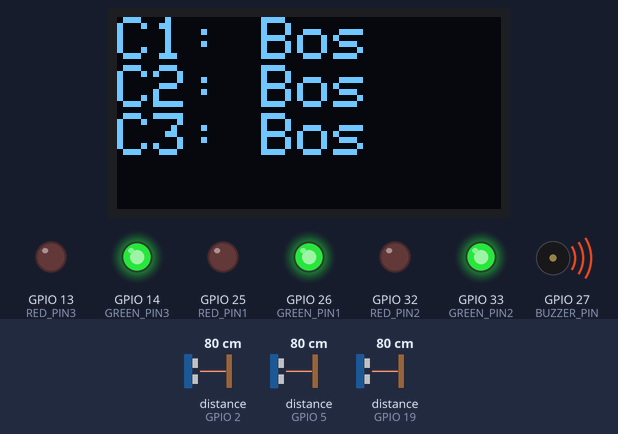
The sketch below on a simulated ESP32. Shown: 128×64 one-colour display, output pins drawn as LEDs (lit = HIGH), buzzer (waves = sounding, pin HIGH). Wiring (inferred from the names in the program): 3 × ultrasonic range finder: trigger GPIO 4, echo GPIO 5 / trigger GPIO 15, echo GPIO 2 / trigger GPIO 18, echo GPIO 19. Inputs (shaded band) come from the test bench; at power-on: distance to the obstacle (sensors on GPIO 19, GPIO 2, GPIO 5) 80 cm. The echo pulse lasts 58.3 µs per cm; WiFi joins after 1.5 s; servers stay silent unless stated; pins used as bus, display or sensor lines are not drawn; what the sketch prints to the serial monitor is not drawn.

Above: at 1.4 s.
1.5 s: distance to the obstacle (sensor on GPIO 19) set to 12 cm
3.0 s: distance to the obstacle (sensor on GPIO 19) set to 9 cm
At 3.5 s:
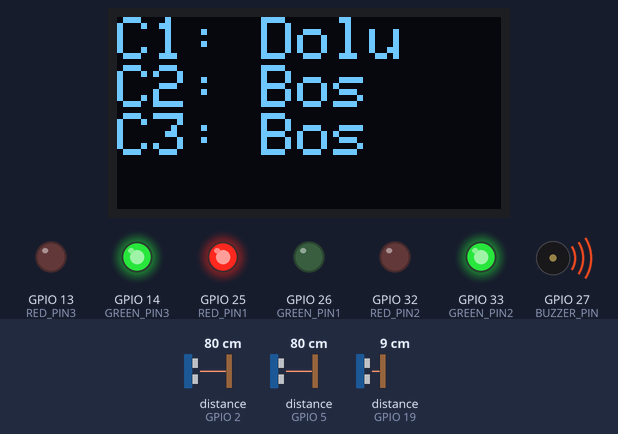
4.6 s: distance to the obstacle (sensor on GPIO 19) set to 18 cm
At 4.86 s:
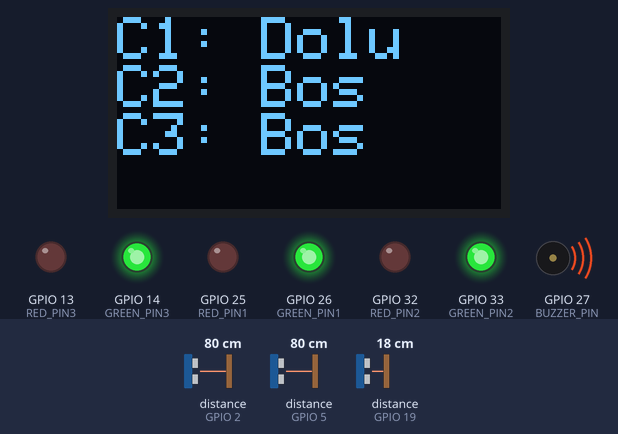
6.4 s: distance to the obstacle (sensor on GPIO 2) set to 12 cm
7.9 s: distance to the obstacle (sensor on GPIO 2) set to 9 cm
At 8.45 s:
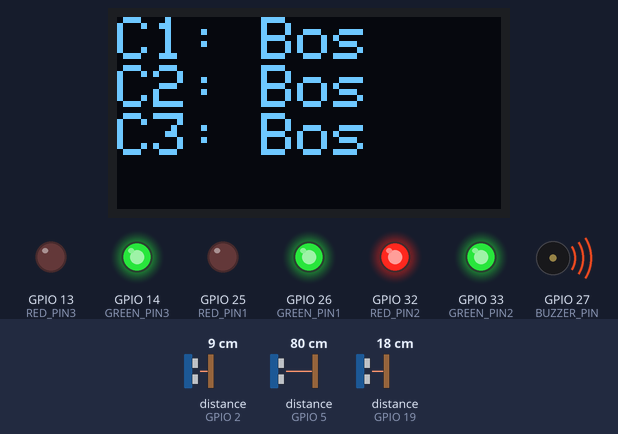
10.0 s: distance to the obstacle (sensor on GPIO 5) set to 12 cm
11.5 s: distance to the obstacle (sensor on GPIO 5) set to 9 cm
At 12.6 s:
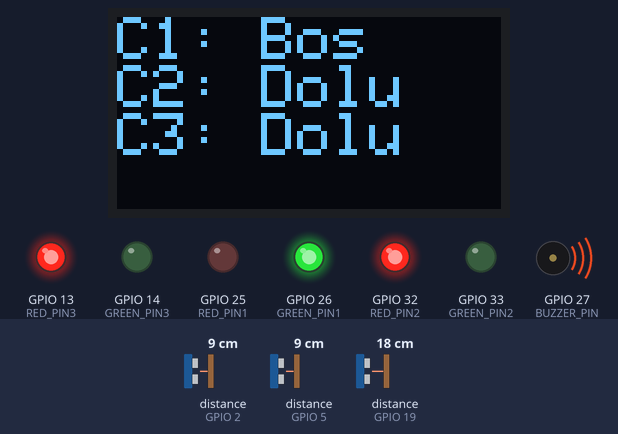
Timing chart, 0 to 14.5 s (numbered marks = the images above; inputs shaded):
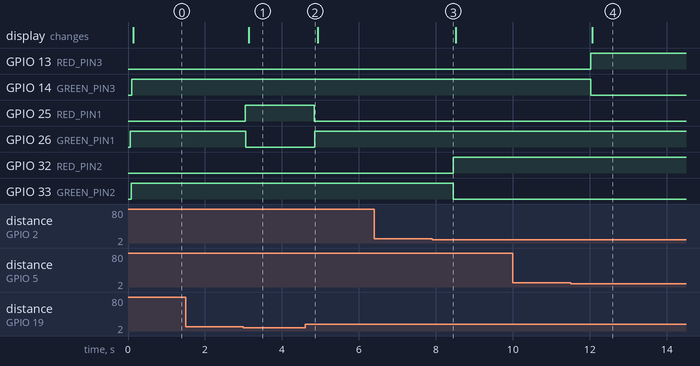

The sketch:

RGB_may02a.ino
```cpp
#include "arduino_secrets.h"
#include "thingProperties.h"
#include <Wire.h>
#include <Adafruit_GFX.h>
#include <Adafruit_SH110X.h>


#define RED_PIN1   25
#define GREEN_PIN1 26

#define RED_PIN2   32
#define GREEN_PIN2 33

#define RED_PIN3   13
#define GREEN_PIN3 14

#define TRIG_PIN1  18
#define ECHO_PIN1  19

#define TRIG_PIN2  15
#define ECHO_PIN2  2

#define TRIG_PIN3  4
#define ECHO_PIN3  5

#define BUZZER_PIN 27

#define OLED_SDA  21
#define OLED_SCL  22
#define SCREEN_WIDTH 128
#define SCREEN_HEIGHT 64
#define OLED_RESET -1

Adafruit_SH1106G display(SCREEN_WIDTH, SCREEN_HEIGHT, &Wire, OLED_RESET);

int previousIsClose1 = false;
int previousIsClose2 = false;
int previousIsClose3 = false;

void setup() {


  pinMode(RED_PIN1, OUTPUT);
  pinMode(GREEN_PIN1, OUTPUT);
  //pinMode(BLUE_PIN1, OUTPUT);

  pinMode(RED_PIN2, OUTPUT);
  pinMode(GREEN_PIN2, OUTPUT);

  pinMode(RED_PIN3, OUTPUT);
  pinMode(GREEN_PIN3, OUTPUT);

  pinMode(TRIG_PIN1, OUTPUT);
  pinMode(ECHO_PIN1, INPUT);

  pinMode(TRIG_PIN2, OUTPUT);
  pinMode(ECHO_PIN2, INPUT);

  pinMode(TRIG_PIN3, OUTPUT);
  pinMode(ECHO_PIN3, INPUT);

  pinMode(BUZZER_PIN, OUTPUT);
  digitalWrite(BUZZER_PIN, HIGH);

  // OLED başlat
  Wire.begin(OLED_SDA, OLED_SCL);
  if (!display.begin(0x3C)) {
    Serial.println(F("OLED başlatılamadı"));
    while(1);
  }
  display.clearDisplay();

  initProperties();
  ArduinoCloud.begin(ArduinoIoTPreferredConnection);

  setDebugMessageLevel(2);
  ArduinoCloud.printDebugInfo();
}

void loop() {
  ArduinoCloud.update();
  digitalWrite(BUZZER_PIN, HIGH);
  distance1 = measureDistance(TRIG_PIN1, ECHO_PIN1);
  distance2 = measureDistance(TRIG_PIN2, ECHO_PIN2);
  distance3 = measureDistance(TRIG_PIN3, ECHO_PIN3);
  isClose1 = (distance1 <= 10.0);
  isClose2 = (distance2 <= 10.0);
  isClose3 = (distance3 <= 10.0);
  // Araç girişi kontrolü ve sayaç arttırma
  if (!previousIsClose1 && isClose1) {
    entryCount1++;
    Serial.println("Park yeri 1: Giriş sayısı arttı");
  }
  if (!previousIsClose2 && isClose2) {
    entryCount2++;
    Serial.println("Park yeri 2: Giriş sayısı arttı");
  }
  if (!previousIsClose3 && isClose3) {
    entryCount3++;
    Serial.println("Park yeri 3: Giriş sayısı arttı");
  }

  previousIsClose1 = isClose1;
  previousIsClose2 = isClose2;
  previousIsClose3 = isClose3;
  onDistance1Change();
  onDistance2Change();
  onDistance3Change();

  // OLED güncelle
  display.clearDisplay();
  display.setTextSize(2);
  display.setTextColor(SH110X_WHITE);
  display.setCursor(0, 0);
  display.print("C1: ");
  display.println(isClose1 ? "Dolu" : "Bos");
  display.print("C2: ");
  display.println(isClose2 ? "Dolu" : "Bos");
  display.print("C3: ");
  display.println(isClose3 ? "Dolu" : "Bos");
  display.display();


  // Buzzer için
  static bool previousAllOccupied = false;
  bool currentAllOccupied = isClose1 && isClose2 && isClose3;

  // Önceden doluydu, şimdi biri boşaldıysa → araba çıktı demek
  if (previousAllOccupied && !currentAllOccupied) {
    carOut = true;      // Araç çıktığını bildir
    onCarOutChange();   // IoT Cloud'a bildir
  }

  if(!previousAllOccupied && currentAllOccupied) {
    carOut = false;      // Araç girdiğini bildir
    onCarOutChange();   // IoT Cloud'a bildir
  }

  previousAllOccupied = currentAllOccupied;  // Önceki durumu güncelle


  delay(500);
}

// Mesafe ölçme fonksiyonu
float measureDistance(int trigPin, int echoPin) {
  digitalWrite(trigPin, LOW);
  delayMicroseconds(2);
  digitalWrite(trigPin, HIGH);
  delayMicroseconds(10);
  digitalWrite(trigPin, LOW);

  long duration = pulseIn(echoPin, HIGH);
  return duration * 0.034 / 2.0;
}


void onDistanceChange(bool close, int id) {
  uint8_t r, g, b;

  if (close) {
    r = 255; g = 0; b = 0;  // Kırmızı
  } else {
    r = 0; g = 255; b = 0;  // Yeşil
  }

  int redPin, greenPin, bluePin;

  // ID'ye göre pin setini seç
  switch (id) {
    case 1:
      redPin = RED_PIN1;
      greenPin = GREEN_PIN1;
      //bluePin = BLUE_PIN1;
      break;
    case 2:
      redPin = RED_PIN2;
      greenPin = GREEN_PIN2;
      //bluePin = BLUE_PIN2;
      break;
    case 3:
      redPin = RED_PIN3;
      greenPin = GREEN_PIN3;
      //bluePin = BLUE_PIN3;
      break;
    default:
      return; // Geçersiz id, hiçbir şey yapma
  }

  // RGB LED'leri kontrol et
  analogWrite(redPin, r);
  delay(10);
  analogWrite(greenPin, g);
  delay(10);
  analogWrite(bluePin, b);

  // Debug
  Serial.print("ID "); Serial.print(id);
  Serial.print(" - R: "); Serial.print(r);
  Serial.print(" G: "); Serial.print(g);
  Serial.print(" B: "); Serial.println(b);
}
/*
  Since Distance1 is READ_WRITE variable, onDistance1Change() is
  executed every time a new value is received from IoT Cloud.
*/
void onDistance1Change() {
  onDistanceChange(isClose1, 1);
}
/*
  Since Distance2 is READ_WRITE variable, onDistance2Change() is
  executed every time a new value is received from IoT Cloud.
*/
void onDistance2Change()  {
  onDistanceChange(isClose2, 2);
  // Add your code here to act upon Distance2 change
}
/*
  Since Distance3 is READ_WRITE variable, onDistance3Change() is
  executed every time a new value is received from IoT Cloud.
*/
void onDistance3Change()  {
  onDistanceChange(isClose3, 3);
  // Add your code here to act upon Distance3 change
}
/*
  Since CarOut is READ_WRITE variable, onCarOutChange() is
  executed every time a new value is received from IoT Cloud.
*/
void onCarOutChange()  {
  Serial.print("carOut değişti: ");
  Serial.println(carOut);
  // Buzzer bir kere 1 saniye çalsın
  digitalWrite(BUZZER_PIN, LOW);   // Buzzer'ı kapat
  delay(100);  // 1 saniye bekle
  digitalWrite(BUZZER_PIN, HIGH);  // Buzzer'ı aç
  delay(100);  // 1 saniye boyunca buzzer'ı çaldır
  digitalWrite(BUZZER_PIN, LOW);   // Buzzer'ı kapat
  delay(100);  // 1 saniye bekle
  digitalWrite(BUZZER_PIN, HIGH);  // Buzzer'ı aç
  delay(100);  // 1 saniye boyunca buzzer'ı çaldır
  digitalWrite(BUZZER_PIN, LOW);   // Buzzer'ı kapat
  delay(100);  // 1 saniye bekle
  digitalWrite(BUZZER_PIN, HIGH);  // Buzzer'ı aç
  delay(100);  // 1 saniye boyunca buzzer'ı çaldır
}


/*
  Since EntryCount1 is READ_WRITE variable, onEntryCount1Change() is
  executed every time a new value is received from IoT Cloud.
*/
void onEntryCount1Change()  {
  // Add your code here to act upon EntryCount1 change
}
/*
  Since EntryCount2 is READ_WRITE variable, onEntryCount2Change() is
  executed every time a new value is received from IoT Cloud.
*/
void onEntryCount2Change()  {
  // Add your code here to act upon EntryCount2 change
}
/*
  Since EntryCount3 is READ_WRITE variable, onEntryCount3Change() is
  executed every time a new value is received from IoT Cloud.
*/
void onEntryCount3Change()  {
  // Add your code here to act upon EntryCount3 change
}
```

arduino_secrets.h
```cpp
#define SECRET_DEVICE_KEY "AOvDp#LQc0iMiQzOttR061d0k"
#define SECRET_OPTIONAL_PASS "123456789"
#define SECRET_SSID "esp32"
```

thingProperties.h
```cpp
// Code generated by Arduino IoT Cloud, DO NOT EDIT.

#include <ArduinoIoTCloud.h>
#include <Arduino_ConnectionHandler.h>

const char DEVICE_LOGIN_NAME[]  = "5005485e-de1d-4c49-924b-c3074fb25689";

const char SSID[]               = SECRET_SSID;    // Network SSID (name)
const char PASS[]               = SECRET_OPTIONAL_PASS;    // Network password (use for WPA, or use as key for WEP)
const char DEVICE_KEY[]  = SECRET_DEVICE_KEY;    // Secret device password

void onDistance1Change();
void onDistance2Change();
void onDistance3Change();
void onEntryCount1Change();
void onEntryCount2Change();
void onEntryCount3Change();
void onCarOutChange();

float distance1;
float distance2;
float distance3;
int entryCount1;
int entryCount2;
int entryCount3;
bool carOut;
bool isClose1;
bool isClose2;
bool isClose3;

void initProperties(){

  ArduinoCloud.setBoardId(DEVICE_LOGIN_NAME);
  ArduinoCloud.setSecretDeviceKey(DEVICE_KEY);
  ArduinoCloud.addProperty(distance1, READWRITE, ON_CHANGE, onDistance1Change);
  ArduinoCloud.addProperty(distance2, READWRITE, ON_CHANGE, onDistance2Change);
  ArduinoCloud.addProperty(distance3, READWRITE, ON_CHANGE, onDistance3Change);
  ArduinoCloud.addProperty(entryCount1, READWRITE, ON_CHANGE, onEntryCount1Change);
  ArduinoCloud.addProperty(entryCount2, READWRITE, ON_CHANGE, onEntryCount2Change);
  ArduinoCloud.addProperty(entryCount3, READWRITE, ON_CHANGE, onEntryCount3Change);
  ArduinoCloud.addProperty(carOut, READWRITE, ON_CHANGE, onCarOutChange);
  ArduinoCloud.addProperty(isClose1, READ, ON_CHANGE, NULL);
  ArduinoCloud.addProperty(isClose2, READ, ON_CHANGE, NULL);
  ArduinoCloud.addProperty(isClose3, READ, ON_CHANGE, NULL);

}

WiFiConnectionHandler ArduinoIoTPreferredConnection(SSID, PASS);
```

Measured:
- the behaviour switches between 11 and 10 cm on distance to the obstacle (sensor on GPIO 19) (found by bisection; images 0 and 1)
- the behaviour switches between 11 and 10 cm on distance to the obstacle (sensor on GPIO 2) (found by bisection; images 2 and 3)
- the behaviour switches between 11 and 10 cm on distance to the obstacle (sensor on GPIO 5) (found by bisection; images 3 and 4)
- after the input at 1.5 s, every drawn part: stays the same
- after the input at 3.0 s, GPIO 25 (RED_PIN1): LOW → HIGH after 0.05 s; GPIO 26 (GREEN_PIN1): HIGH → LOW after 0.06 s; the display: changes after 0.14 s (image 1)
- after the input at 4.6 s, GPIO 25 (RED_PIN1): HIGH → LOW after 0.25 s; GPIO 26 (GREEN_PIN1): LOW → HIGH after 0.26 s
- after the input at 6.4 s, every drawn part: stays the same
- after the input at 7.9 s, GPIO 32 (RED_PIN2): LOW → HIGH after 0.55 s; GPIO 33 (GREEN_PIN2): HIGH → LOW after 0.56 s
- after the input at 10.0 s, every drawn part: stays the same
- after the input at 11.5 s, GPIO 13 (RED_PIN3): LOW → HIGH after 0.52 s; GPIO 14 (GREEN_PIN3): HIGH → LOW after 0.53 s; the display: changes after 0.57 s (image 4)
